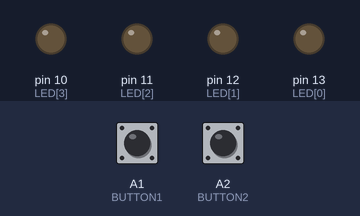
A sketch run on a simulated Arduino Uno, built with avr-gcc and run on an emulated ATmega328P. Parts: output pins drawn as LEDs (lit = HIGH). The inputs (shaded band) are chosen by the test bench; at power-on: A1 (BUTTON1) HIGH, A2 (BUTTON2) HIGH.

Above: at 1.2 s.
1.3 s: A1 (BUTTON1) pulled LOW for 0.15 s
At 2.2 s:
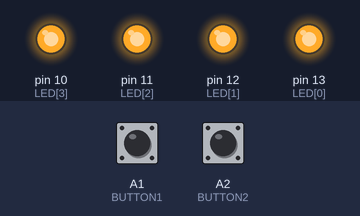
2.9 s: A2 (BUTTON2) pulled LOW for 0.15 s
At 3.4 s:
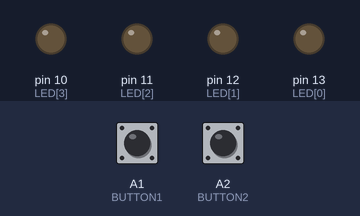
4.5 s: A1 (BUTTON1) pulled LOW for 1 s
At 5.8 s:
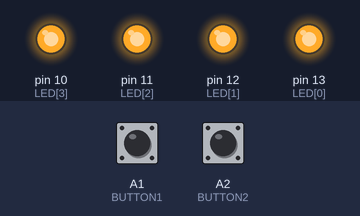
7.0 s: A1 (BUTTON1) driven LOW and A2 (BUTTON2) driven LOW
At 8.0 s:
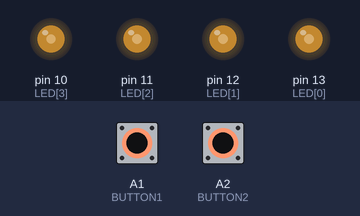
8.5 s: A2 (BUTTON2) driven HIGH
At 9.9 s:
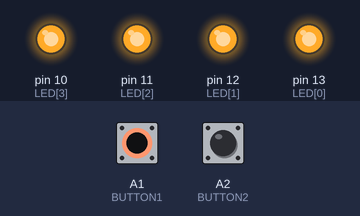
Timing chart, 0 to 11.0 s (numbered marks = the images above; inputs shaded):
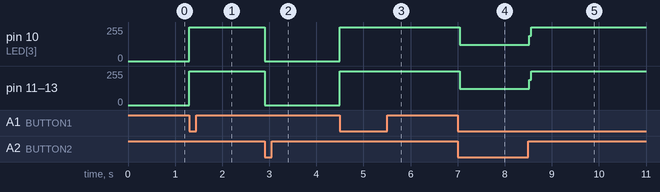

The sketch:

switch_exam.ino
```cpp
const byte LED[] = {13,12,11,10};
#define BUTTON1 A1
#define BUTTON2 A2

void setup(){
  // initialize the digital pin as an output.
  /* Set each pin to outputs */
  pinMode(LED[0], OUTPUT);
  pinMode(LED[1], OUTPUT);
  pinMode(LED[2], OUTPUT);
  pinMode(LED[3], OUTPUT);
}

void loop(){
  if(!digitalRead(BUTTON1)){
    digitalWrite(LED[0], HIGH);
    digitalWrite(LED[1], HIGH);
    digitalWrite(LED[2], HIGH);
    digitalWrite(LED[3], HIGH);
  }
  if(!digitalRead(BUTTON2)){
    digitalWrite(LED[0], LOW);
    digitalWrite(LED[1], LOW);
    digitalWrite(LED[2], LOW);
    digitalWrite(LED[3], LOW);
  }
}
```

Measured:
- after the input at 1.3 s, pin 10 (LED[3]), pin 11 (LED[2]), pin 12 (LED[1]), pin 13 (LED[0]): 0/255 → 255/255 at once
- after the input at 2.9 s, pin 10 (LED[3]), pin 11 (LED[2]), pin 12 (LED[1]), pin 13 (LED[0]): 255/255 → 0/255 at once
- after the input at 4.5 s, pin 10 (LED[3]), pin 11 (LED[2]), pin 12 (LED[1]), pin 13 (LED[0]): 0/255 → 255/255 at once
- after the input at 7.0 s, pin 10 (LED[3]): 255/255 → 121/255 at once; pin 11 (LED[2]), pin 12 (LED[1]), pin 13 (LED[0]): 255/255 → 122/255 at once
- after the input at 8.5 s, pin 10 (LED[3]): 121/255 → 255/255 at once; pin 11 (LED[2]), pin 12 (LED[1]), pin 13 (LED[0]): 122/255 → 255/255 at once
